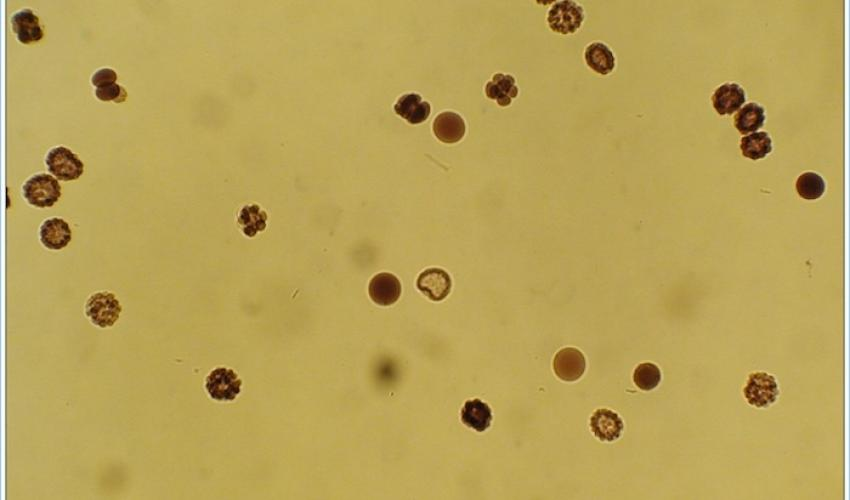
#> input picture Image Processing/embr.png, 850 x 500 px
$ python 4thbreak_task.py   (Python 2 division)   (older library calls are emulated)
#> lines starting #> are read from the running program, lines starting #| are printed output that depends on the picture; after the words box and inside, x2 and y2 are one past the last pixel; in counts of white or black regions, pixels touching at a corner belong together
import cv2
import numpy as np
from PIL import Image,ImageFilter,ImageDraw
import random

img1 = Image.open('embr.png').convert('1')
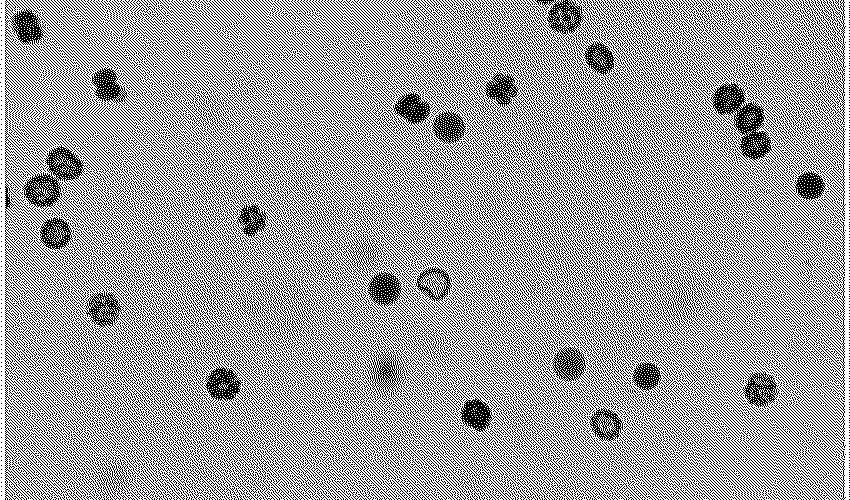
#> img1: PIL image 850x500 1; 63.1% white; black in thin lines or dots
'''gaus=img1.filter(ImageFilter.GaussianBlur(radius=7))
box=gaus.filter(ImageFilter.BoxBlur(radius=7))
min1=img1.filter(ImageFilter.MaxFilter(size=3))
min1=min1.convert('1')'''
med=img1.filter(ImageFilter.MedianFilter(size=3))
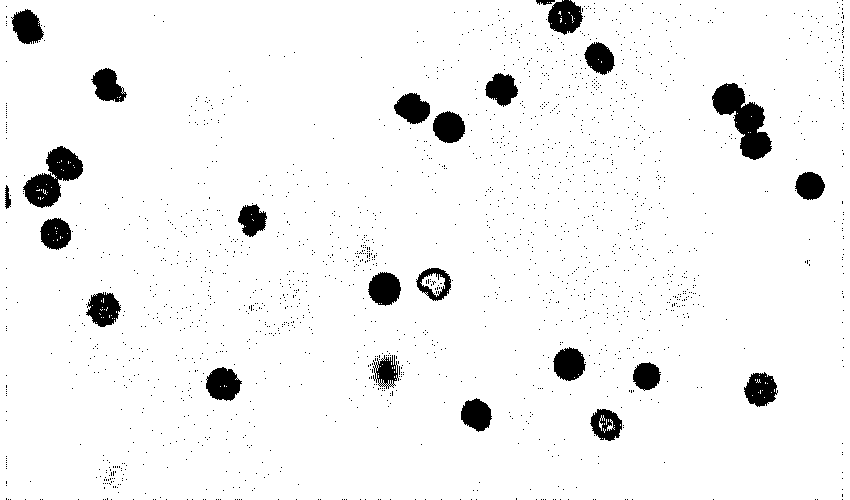
#> med: PIL image 850x500 1; 95.1% white; 1887 black regions (1863 under 20 px), largest, box (x1, y1, x2, y2) and area: (712, 83, 772, 160) 2191, (23, 146, 83, 208) 1822, (206, 367, 242, 401) 874
mode=med.filter(ImageFilter.ModeFilter(size=3))
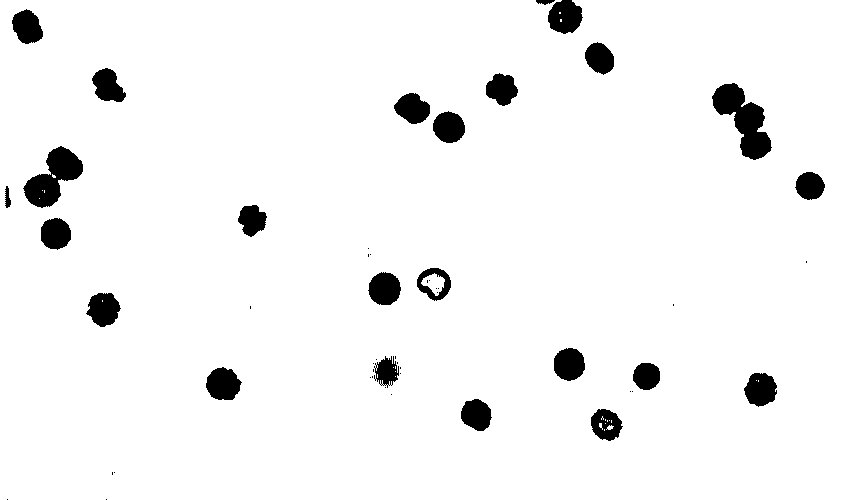
#> mode: PIL image 850x500 1; 95.6% white; 52 black regions (28 under 20 px), largest, box (x1, y1, x2, y2) and area: (712, 83, 772, 160) 2203, (23, 146, 83, 208) 1861, (548, 0, 583, 34) 888
mode1=mode.filter(ImageFilter.FIND_EDGES)
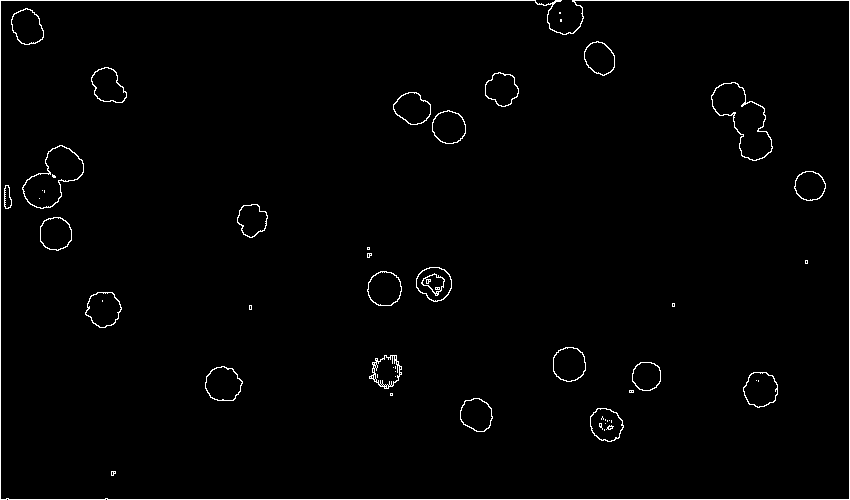
#> mode1: PIL image 850x500 1; 1.5% white in thin lines or dots
#mode.save("mode.png")
image=cv2.imread("mode.png")
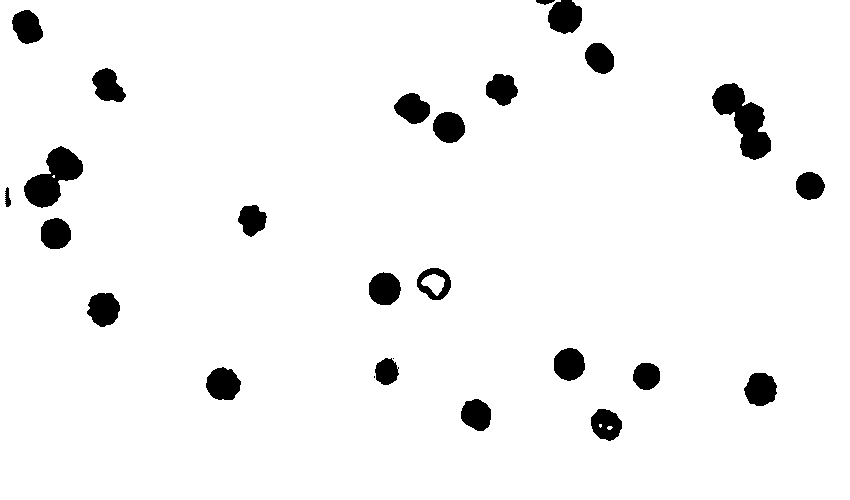
#> input picture Image Processing/mode.png, 850 x 500 px
#> image is the input picture: shape (500, 850, 3); 95.6% white; 26 black regions (2 under 20 px), largest, box (x1, y1, x2, y2) and area: (712, 83, 771, 160) 2213, (24, 146, 83, 208) 1871, (548, 0, 582, 34) 899
gray = cv2.cvtColor(image, cv2.COLOR_BGR2GRAY)
ret,thresh_img = cv2.threshold(gray,127,255,cv2.THRESH_BINARY)
kernel = np.ones((3,3),np.uint8)

erosion = cv2.erode(thresh_img,kernel,iterations =1)
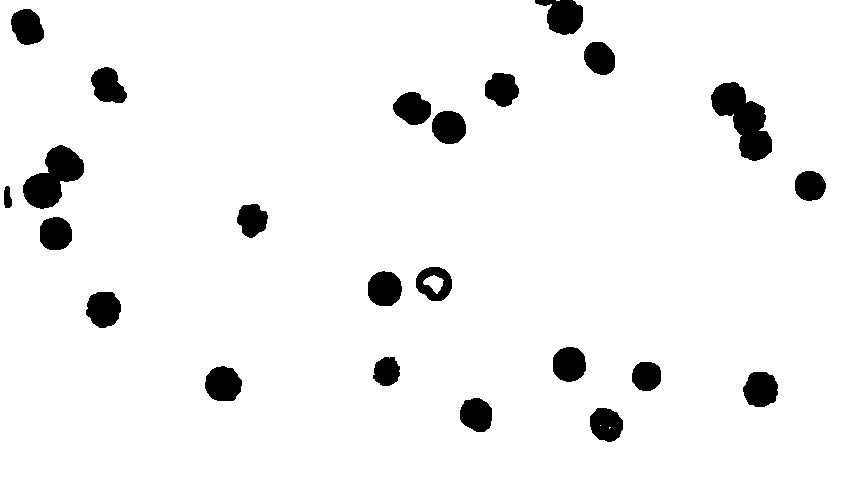
#> erosion: shape (500, 850); 94.8% white; 23 black regions, largest, box (x1, y1, x2, y2) and area: (711, 82, 772, 161) 2534, (23, 145, 84, 209) 2142, (535, 0, 583, 35) 1120
dilation = cv2.dilate(erosion,kernel,iterations = 1)
#> dilation: shape (500, 850); 95.5% white; 23 black regions

_,contours,hierarchy = cv2.findContours(dilation,cv2.RETR_LIST,cv2.CHAIN_APPROX_SIMPLE)
#> contours = 27 contours, 3 with area under 20; largest, box (x1, y1, x2, y2) and area: (0, 0, 850, 500) 422636, (711, 82, 772, 161) 2334, (23, 145, 84, 209) 1972, (205, 366, 242, 401) 927, (86, 292, 121, 328) 889
cv2.drawContours(image, contours, -1, (0,255,0), 2)
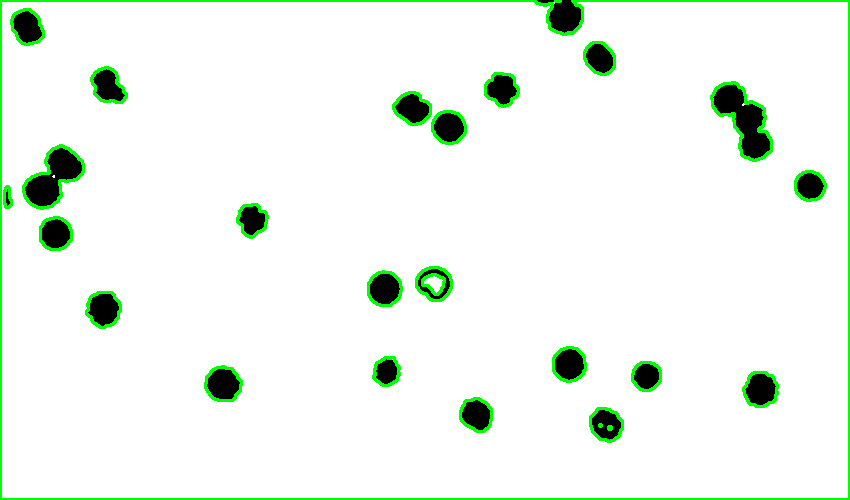
#> image: shape (500, 850, 3); 3.38% of pixels changed, all inside (x1, y1, x2, y2) = (0, 0, 850, 500)

'''circles = cv2.HoughCircles(thresh_img,cv2.HOUGH_GRADIENT, 1.2, 100)
print circles
# ensure at least some circles were found
if circles is not None:
	# convert the (x, y) coordinates and radius of the circles to integers
	print "done"
	circles = np.round(circles[0, :]).astype("int")

	# loop over the (x, y) coordinates and radius of the circles
	for (x, y, r) in circles:
		# draw the circle in the output image, then draw a rectangle
		# corresponding to the center of the circle
		cv2.circle(image, (x, y), r, (0, 255, 0), 4)
		cv2.rectangle(image, (x - 5, y - 5), (x + 5, y + 5), (0, 128, 255), -1)'''


#mask1=img1.filter(ImageFilter.UnsharpMask(radius=1, percent=150, threshold=1))


cv2.imshow("",image)
print len(contours)-1
#| 26

cv2.waitKey(0)
